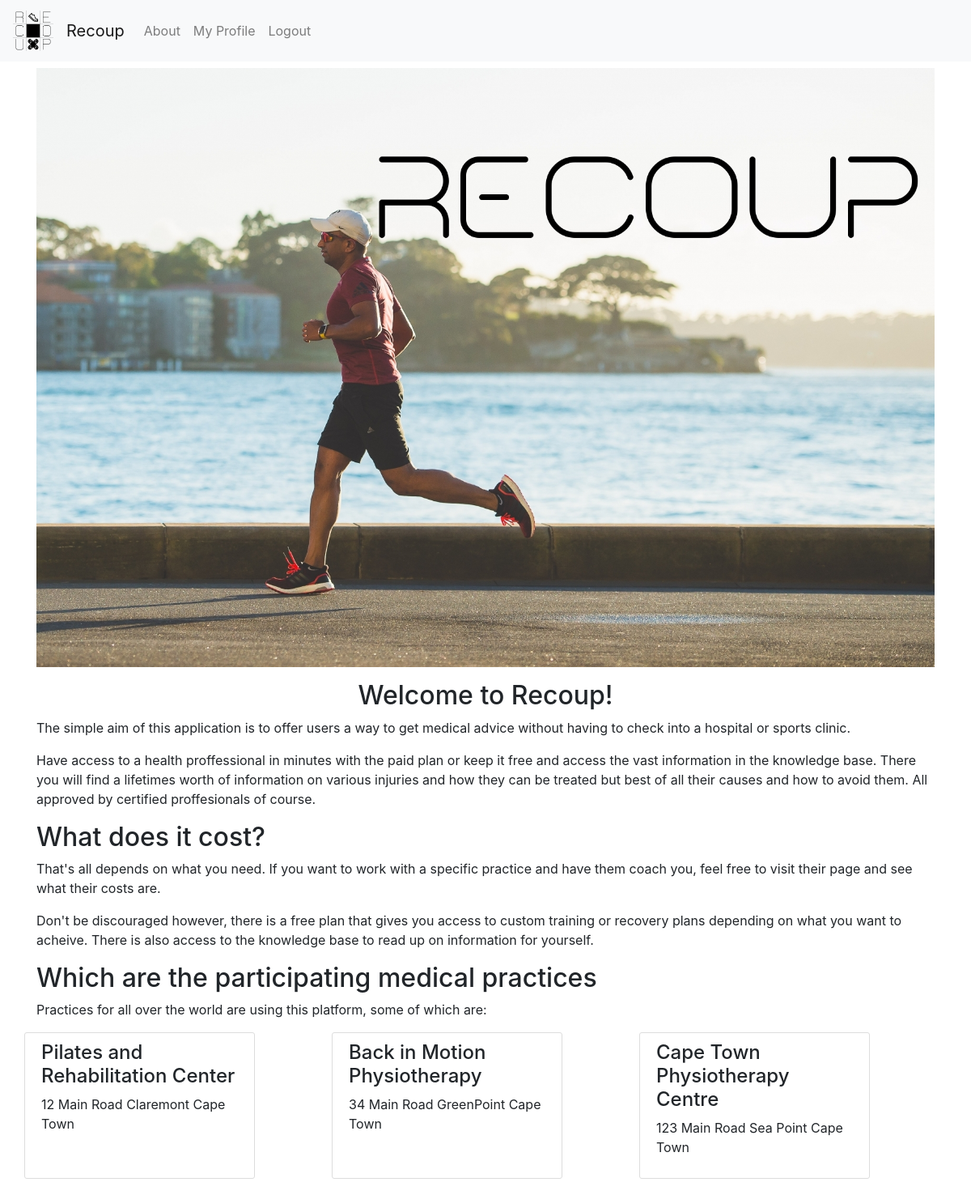
The app's page / (signed in) with its own data.
### dashboard/models.py (models this page shows, shortened)
class Practice(models.Model):
    practice = models.CharField(max_length=100)
    owner = models.CharField(max_length=50)
    practiceNumber = models.CharField(max_length=10)
    address = models.TextField()
    contact_number = models.CharField(max_length=10)
    contact_email = models.EmailField()

### dashboard/views.py (the view)
# urls.py: path('', views.home, name="homepage"),
def home(request):
    context = {'title':'Home'}
    pracs = Practice.objects.all()[:3]
    context['practices'] = pracs
    return render(request, 'dashboard/homepage.html', context)

### dashboard/templates/dashboard/homepage.html
{% extends 'dashboard/base.html' %}
{% load static %}
{% block main_section%}
    <div>
        <img class="mb-3" src="{% static 'dashboard/splash.png'%}" width="100%" alt="">
        <h2 style="text-align: center;">Welcome to Recoup!</h2>
        <p>The simple aim of this application is to offer users a way to get medical advice without having to check into a hospital or sports clinic. </p>
        <p>Have access to a health proffessional in minutes with the paid plan or keep it free and access the vast information in the knowledge base. There you will find a lifetimes worth of information on various injuries and how they can be treated but best of all their causes and how to avoid them. All approved by certified proffesionals of course.</p>
    </div>
    <div>
        <h2>What does it cost?</h2>
        <p>That's all depends on what you need. If you want to work with a specific practice and have them coach you, feel free to visit their page and see what their costs are.</p>
        <p>Don't be discouraged however, there is a free plan that gives you access to custom training or recovery plans depending on what you want to acheive. There is also access to the knowledge base to read up on information for yourself.</p>
    </div>
    <div>
        <h2>Which are the participating medical practices</h2>
        <p>Practices for all over the world are using this platform, some of which are:</p>
        <div class="row">
            {% for practice in practices %}
                <div class="col-3" style="
                background: #ffffff;
                padding: 10px 20px;
                border: 1px solid #dddddd;
                border-radius: 3px;
                margin-bottom: 20px;">
                    <h4>{{ practice.practice }}</h4>
                    <address>{{practice.address}}</address>
                </div>
                <div class="col-1"></div>
            {% endfor %}
        </div>
    </div>
{% endblock main_section%}

### records on screen
Practice: practice "Pilates and Rehabilitation Center", address "12 Main Road Claremont Cape Town"
Practice: practice "Back in Motion Physiotherapy", address "34 Main Road GreenPoint Cape Town"
Practice: practice "Cape Town Physiotherapy Centre", address "123 Main Road Sea Point Cape Town"
